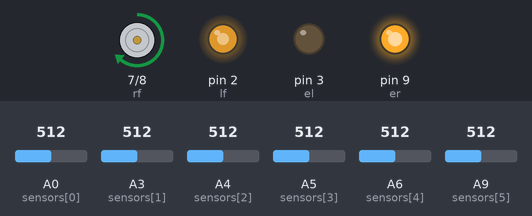
A sketch run on a simulated Arduino Mega 2560, built with avr-gcc and run on an emulated ATmega2560. Parts: motor-driver pin pairs drawn as motors (green arrow = first pin HIGH = forward, orange = second pin HIGH = backward, longer = more drive), output pins drawn as LEDs (lit = HIGH). The inputs (shaded band) are chosen by the test bench; at power-on: A3 (sensors[1]) = 512, A4 (sensors[2]) = 512, A5 (sensors[3]) = 512, A9 (sensors[5]) = 512, A6 (sensors[4]) = 512, A0 (sensors[0]) = 512. What the sketch prints to the serial monitor is not drawn.

Above: at 2.8 s.
2.9 s: A3 (sensors[1]) set to 526
At 3.7 s:
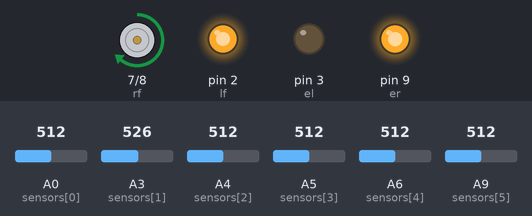
4.4 s: A4 (sensors[2]) set to 520
At 4.9 s:
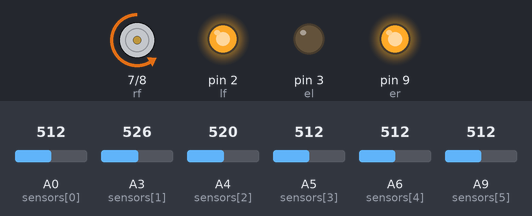
5.9 s: A5 (sensors[3]) set to 528
At 6.4 s:
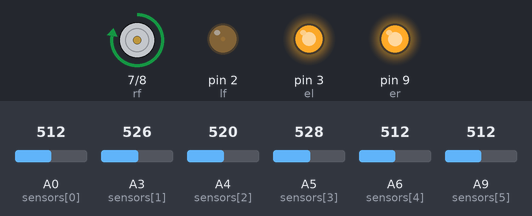
7.4 s: A9 (sensors[5]) set to 716
At 8.3 s:
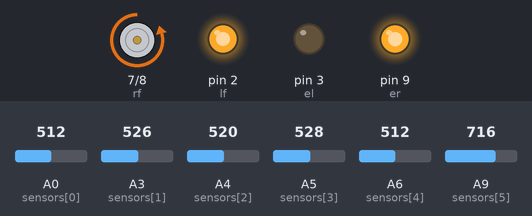
8.9 s: A5 (sensors[3]) set to 90
At 9.5 s:
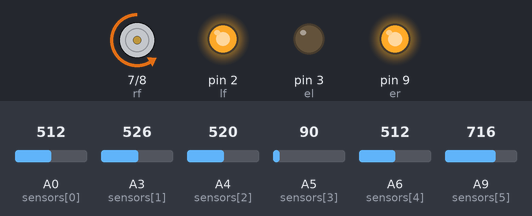
10.4 s: A6 (sensors[4]) set to 716
At 11.8 s:
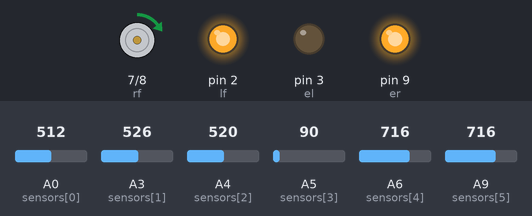
Timing chart, 0 to 12.9 s (numbered marks = the images above; inputs shaded):
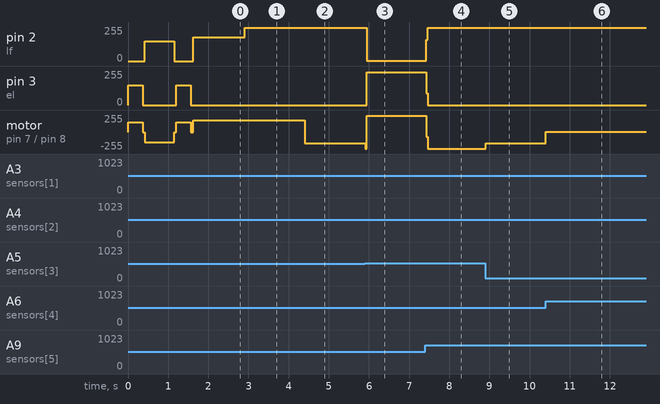

Measured:
- the behaviour switches between 512 and 513 on A3 (sensors[1]) (found by bisection; images 0 and 1)
- the behaviour switches between 512 and 513 on A4 (sensors[2]) (found by bisection; images 1 and 2)
- the behaviour switches between 512 and 513 on A5 (sensors[3]) (found by bisection; images 2 and 3)
- after the input at 2.9 s, pin 2 (lf): 180/255 → 250/255 at once
- after the input at 4.4 s, motor on pin 7 (rf) / pin 8 (rb): forward 180/255 → backward 170/255 at once
- after the input at 5.9 s, pin 2 (lf): 250/255 → 3/255 after 0.05 s; pin 3 (el): 0/255 → 247/255 after 0.05 s; motor on pin 7 (rf) / pin 8 (rb): backward 170/255 → forward 244/255 at once
- after the input at 7.4 s, pin 2 (lf): 3/255 → 250/255 at once; pin 3 (el): 247/255 → 0/255 at once; motor on pin 7 (rf) / pin 8 (rb): forward 244/255 → backward 250/255 at once
- after the input at 8.9 s, motor on pin 7 (rf) / pin 8 (rb): backward 250/255 → backward 170/255 at once
- after the input at 10.4 s, motor on pin 7 (rf) / pin 8 (rb): backward 170/255 → forward 5/255 at once

The sketch:

e_pid_line.ino
```cpp
#define Kp .35 // experiment to determine this, start by something small that just makes your bot follow the line at a slow speed
#define Kd .55 // experiment to determine this, slowly increase the speeds and adjust this value. ( Note: Kp < Kd)
#define rightMaxSpeed 250 // max speed of the robot
#define leftMaxSpeed 250 // max speed of the robot
#define rightBaseSpeed 180 // this is the speed at which the motors should spin when the robot is perfectly on the line
#define leftBaseSpeed 180  // this is the speed at which the motors should spin when the robot is perfectly on the line
#define NUM_SENSORS  6

int path_length=0,i;
int path[100],revpath[100];
int cr=300;
int el=3;
int lf = 2;
int lb = 3;
int er=9;
int rf = 7;
int rb = 8;

 int forwards=0;
int sensors[]={A0, A3, A4, A5,A6,A9};
int sv[NUM_SENSORS],temp[NUM_SENSORS],maxv[NUM_SENSORS],minv[NUM_SENSORS],threshold[NUM_SENSORS];
int sv2[NUM_SENSORS];
unsigned long int sum=0,ts=0,ps=0,ls=0,rs=0,ms=0,ols,ors;

int lastError = 0;
  int position;
  int position2;
    int vleft=0;
    int vstraight=0;
    int vright=0;


void setup() {

Serial.begin(115200);
  pinMode(el, OUTPUT);
  pinMode(er, OUTPUT);
  pinMode(lf, OUTPUT);
  pinMode(lb, OUTPUT);
  pinMode(rf, OUTPUT);
  pinMode(rb, OUTPUT);
  digitalWrite(el, HIGH);
  digitalWrite(er, HIGH);

calibration();


}

void loop() {

     followline();
}
```

follow.ino
```cpp
void followline()
{
   lastError = 0;
  while(1)
  {
    sensorread();
        int error = position - 1500;

  int motorSpeed = Kp * error + Kd * (error - lastError);
  lastError = error;

  int rightMotorSpeed = rightBaseSpeed + motorSpeed;
  int leftMotorSpeed = leftBaseSpeed - motorSpeed;


  if (rightMotorSpeed > rightMaxSpeed ) rightMotorSpeed = rightMaxSpeed; // prevent the motor from going beyond max speed
  if (leftMotorSpeed > leftMaxSpeed ) leftMotorSpeed = leftMaxSpeed; // prevent the motor from going beyond max speed
  if (rightMotorSpeed < -rightMaxSpeed) rightMotorSpeed = -rightMaxSpeed; // keep the motor speed positive
  if (leftMotorSpeed < -leftMaxSpeed) leftMotorSpeed = -leftMaxSpeed; // keep the motor speed positive

if((position!=0)&&(position!=3000))//&&((sensorValues2[0]<cr)||(sensorValues2[1]<cr)))
   {
     mway2(leftMotorSpeed,rightMotorSpeed);
   }
   else // if (((position==0)||(position==3000)))
{
  if (vleft==1)
  mway2(-250,250);
  if (vright==1)
  mway2(250,-250);
}
//AcuteAngle:
if((sv2[0]==1)||(sv2[5]==1))//||((position==0)&&(position==3000)))
{
      vleft=0;
    vstraight=0;
    vright=0;
    if(sv2[0]==1)
    vleft=1;
    if(sv2[5]==1)
    vright=1;
}

//// for stop unwanted time
//if((sv2[0]==0)&&(sv2[1]==0)&&(sv2[2]==0)&&(sv2[3]==0)&&(sv2[4]==0)&&(sv2[5]==0))//||((position==0)&&(position==3000)))
//{
//  mway2(0,0);
//  return;
//}
//
//if((sv2[5]==1)&&((position>0)&&(position<3000)))//||((position==0)&&(position==3000)))
//{
//  mway2(0,0);
//  return;
//}
}
}
```

sensorread.ino
```cpp
int sensorread()
{
   sum=0;
   ls=0;
   rs=0;
  // read the input on analog pin 0:
  for (int i=0;i<NUM_SENSORS;i++){

  sv[i] = analogRead(sensors[i]);
  // print out the value you read:

  if(sv[i]>threshold[i])
    sv2[i]=0;
    else
    sv2[i]=1;
   // Serial.print(sv2[i]);
  Serial.print(sv[i]);
  //Serial.print(threshold[i]);

  Serial.print('\t');
  }


   for (int i=1;i<(NUM_SENSORS-1);i++)
   {
    ls=ls+sv2[i];
    rs=rs+(1000*(i-1)*sv2[i]);
    sum=sum*10+sv2[i];
   }
   if (ls==0)
   {
    if (position>3000)
    position=3000;
    else
    position=0;
   }
   else
   position=rs/ls;
   Serial.print(sum);
    Serial.print('\t');
    Serial.print(position);
   Serial.println();
  delay(1);        // delay in between reads for stability
}
void calibration()
{
  for (int i=0;i<NUM_SENSORS;i++)
{
    maxv[i] = analogRead(sensors[i]);
    minv[i] = analogRead(sensors[i]);
}

mway2(150,-150);   //right
 for (int j=0;j<100;j++)
 {
  for (int i=0;i<NUM_SENSORS;i++)
  {
    temp[i] = analogRead(sensors[i]);
    if(temp[i]>maxv[i])
    maxv[i]=temp[i];
    if(temp[i]<minv[i])
    minv[i]=temp[i];
  }
  delay(3);
 }

mway2(0,0);  //stop
delay(50);
mway2(-150,150);    //left
 for (int j=0;j<200;j++)
 {
  for (int i=0;i<NUM_SENSORS;i++)
  {
    temp[i] = analogRead(sensors[i]);
    if(temp[i]>maxv[i])
    maxv[i]=temp[i];
    if(temp[i]<minv[i])
    minv[i]=temp[i];
  }
  delay(3);
 }
 mway2(0,0);
delay(50);
mway2(150,-150); //right
 for (int j=0;j<100;j++)
 {
  for (int i=0;i<NUM_SENSORS;i++)
  {
    temp[i] = analogRead(sensors[i]);
    if(temp[i]>maxv[i])
    maxv[i]=temp[i];
    if(temp[i]<minv[i])
    minv[i]=temp[i];
  }
  delay(3);
 }
mway2(0,0);
delay(50);
for(i=0;i<NUM_SENSORS;i++)
{
threshold[i]= minv[i] + (maxv[i]-minv[i])/2;
Serial.print(threshold[i]);
  Serial.print('\t');
}
}


void fixedcal()
{int fixc=400;
for(i=0;i<NUM_SENSORS;i++)
{
  threshold[i]= fixc;

}
}
```

triangle_motor_analog2.ino
```cpp
void mway2(int lspeed,int rspeed )
{
  if (rspeed==0)
  {
        analogWrite(lf, 0);
        analogWrite(lb, 0);
  }
  else if(rspeed>0)
  {
        analogWrite(lf, rspeed);
        analogWrite(lb, 0);
  }
  else if(rspeed<0)
  {
        rspeed=-rspeed;
        analogWrite(lf, 0);
        analogWrite(lb, rspeed);
  }
if (lspeed==0)
  {
        analogWrite(rf, 0);
        analogWrite(rb, 0);
  }
  else if(lspeed>0)
  {
        analogWrite(rf, lspeed);
        analogWrite(rb, 0);
  }
  else if(lspeed<0)
  {
        lspeed=-lspeed;
        analogWrite(rf, 0);
        analogWrite(rb, lspeed);
  }

}
```
